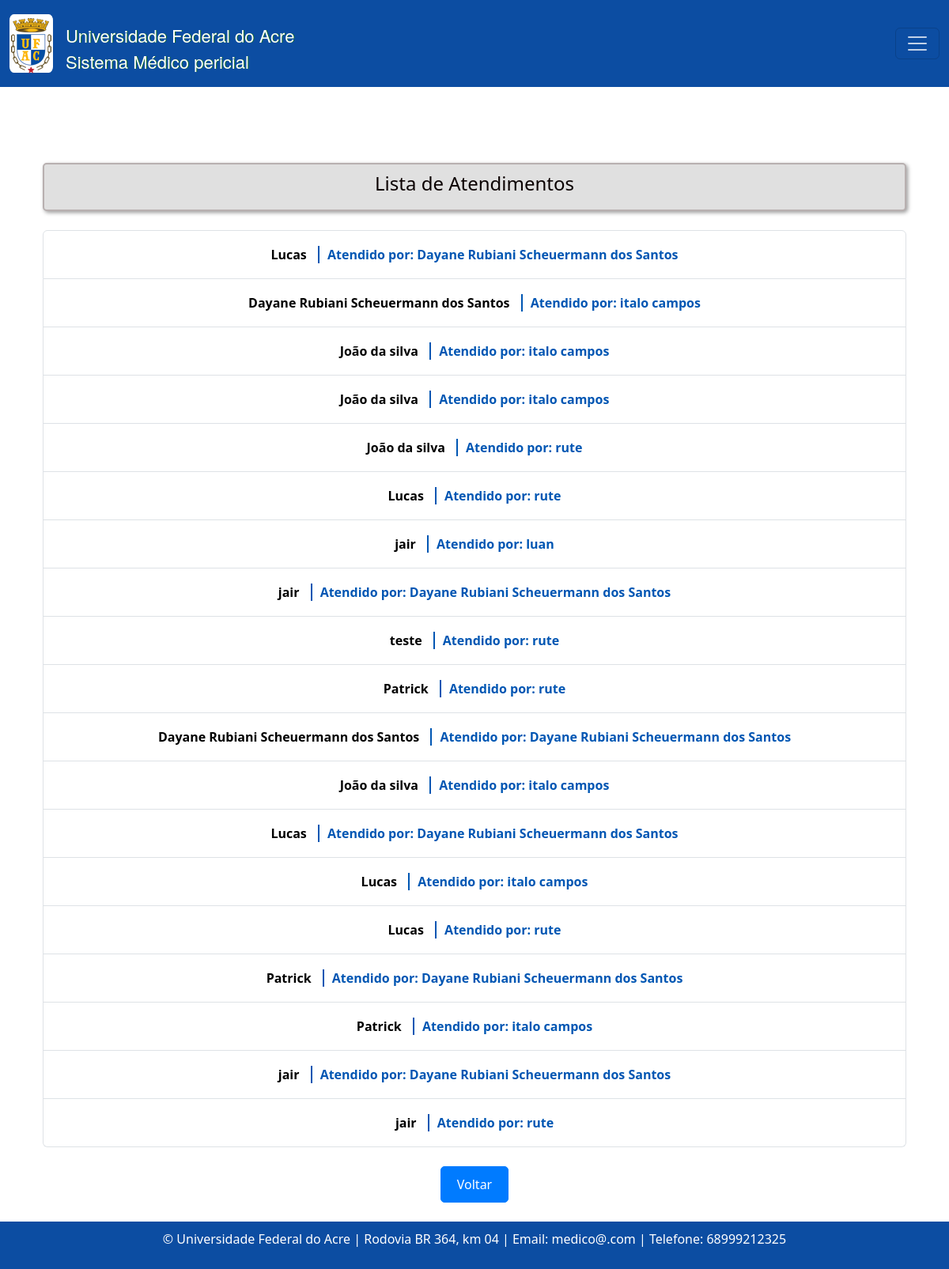
/atendimentos/, run on an earlier commit of the app's database.
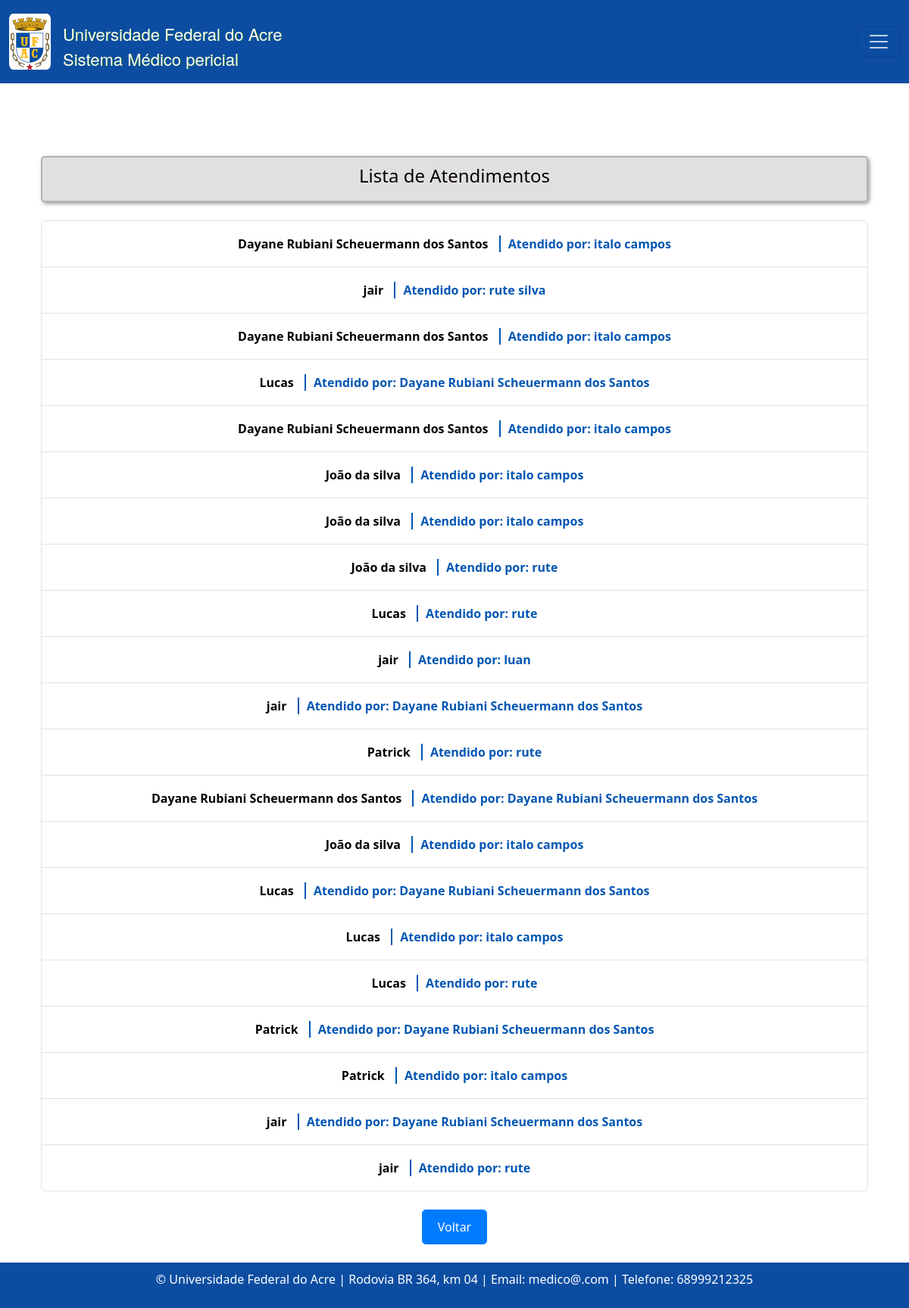
And on a later commit of the database.
### consulta/models.py (models this page shows, shortened)
class Atendimento(models.Model):
    agendamento = models.OneToOneField('Agendamento', on_delete=models.CASCADE)
    anamnese = models.TextField()
    exame_fisico = models.TextField()
    exames_complementares = models.TextField()
    pdf_exames = models.FileField(upload_to='exames_pdfs/', null=True, blank=True)
    diagnostico = models.TextField()
    conduta = models.TextField()
    @property
    def profissional_saude(self):
        return self.agendamento.profissional_saude
    class Meta:
        ordering = ['agendamento', ]

class Agendamento(models.Model):
    TURNO_CHOICES = [
        ('manha', 'Manhã'),
        ('tarde', 'Tarde'),
    ]
    status_atendimento = models.CharField(max_length=20, choices=[
        ('confirmado', 'Confirmado'),
        ('ausente', 'Ausente'),
        ('pendente', 'Pendente'),
    ], default='pendente')
    paciente = models.ForeignKey(Paciente, on_delete=models.CASCADE)
    profissional_saude = models.ForeignKey(Profissionaldasaude, on_delete=models.CASCADE)
    data_agendamento = models.DateTimeField(u'Data Agendamento', blank=False, null=False)
    turno = models.CharField(max_length=10, choices=TURNO_CHOICES)
    prioridade_atendimento = models.BooleanField(default=False)
    justificativa_cancelamento = models.TextField(blank=True, null=True)
    class Meta:
        ordering = ['-data_agendamento', 'paciente__nome']
        verbose_name = 'Agendamento'
        verbose_name_plural = 'Agendamentos'

class Paciente(models.Model):
    nome = models.CharField(max_length=100)
    data_nascimento = models.DateField()
    email = models.EmailField()
    rg = models.CharField(max_length=20)
    cpf = models.CharField(max_length=14, validators=[validate_cpf])
    sexo = models.CharField(max_length=1, choices=[('M', 'Masculino'), ('F', 'Feminino')])
    matricula = models.CharField(max_length=20)
    TIPO_PACIENTE_CHOICES = [
        ('Aluno', 'Aluno'),
        ('Servidor', 'Servidor'),
        ('Outro', 'Outro'),
    ]
    tipo_paciente = models.CharField(max_length=20, choices=TIPO_PACIENTE_CHOICES)
    cargo_funcao = models.CharField(max_length=50, default='', blank=True, null=True,)
    cep = models.CharField(max_length=9)
    cidade = models.CharField(max_length=50)
    bairro = models.CharField(max_length=50, default='')
    uf = models.CharField(max_length=2)
    numero = models.CharField(max_length=10)
    ddd_telefone = models.CharField(max_length=3)
    complemento = models.CharField(max_length=100, blank=True, null=True, default='')  # Adicionando o valor padrão aqui

class Profissionaldasaude(models.Model):
    usuario = models.ForeignKey(User, models.SET_NULL, blank=True, null=True,)
    nome = models.CharField('Nome Completo', max_length=100)
    data_nascimento = models.DateField(u'Data de Nascimento',)
    email = models.EmailField()
    rg = models.CharField(max_length=20)
    cpf = models.CharField(max_length=14, validators=[validate_cpf])
    sexo = models.CharField(max_length=1, choices=[('M', 'Masculino'), ('F', 'Feminino')]) #O parâmetro choices em um campo CharField ou IntegerField é usado para fornecer uma lista de escolhas para esse campo
    identificacao_unica = models.CharField(max_length=50, default='')
    cep = models.CharField(max_length=9)
    cidade = models.CharField(max_length=50)
    bairro = models.CharField(max_length=50, default='')
    uf = models.CharField('UF', max_length=2, choices=UF_CHOICE, default='AC')
    numero = models.CharField(max_length=10)
    ddd_telefone = models.CharField('Telefone Celular', max_length=14, help_text='Com DDD.')
    complemento = models.CharField(max_length=100, blank=True, null=True, default='') # blank=True, null=True é pra dizer que não é obrigatorio
    area = models.CharField(max_length=50, default='')
    unidade_siass = models.CharField(max_length=50, default='')
    formacao = models.CharField(max_length=20)
    conselho = models.CharField(max_length=20)
    registro = models.CharField(max_length=20)
    class Meta:
        ordering = ['nome', ]
        verbose_name = 'Profissonal de saúde'
        verbose_name_plural = 'Profissonais de saúde'

### consulta/views.py (the view)
# urls.py: path('atendimentos/', lista_atendimentos, name='listaAtendimentos'),
def lista_atendimentos(request):
    atendimentos = Atendimento.objects.all()
    return render(request, 'consultas/lista_atendimentos.html', {'atendimentos': atendimentos})

### templates/consultas/lista_atendimentos.html (shortened to what this page needs)
{% extends "base.html" %}
{% load static %}
{% block content %}
  <div class="container mt-5">
    <div class="text-center mb-4 custom-title">
      <h4>Lista de Atendimentos</h4>
    </div>
    <ul class="list-group custom-list">
      {% for atendimento in atendimentos %}
        <li class="list-group-item">
          <a href="{% url 'visualizarAtendimento' atendimento.id %}" class="atendimento-link">
            {{ atendimento.agendamento.paciente.nome }}
            {% if atendimento.profissional_saude %}
              <span class="profissional-text">Atendido por: {{ atendimento.profissional_saude.nome }}</span>
            {% endif %}
          </a>
        </li>
      {% endfor %}
    </ul>
    <div class="text-center mt-4">
      <a href="{% url 'home' %}" class="btn btn-primary">Voltar</a>
    </div>
  </div>
{% endblock %}

What changed in the data, as far as the page shows it:
removed Atendimento: agendamento.paciente.nome "teste", profissional_saude.nome "rute"
added Atendimento: agendamento.paciente.nome "Dayane Rubiani Scheuermann dos Santos", profissional_saude.nome "italo campos"
added Atendimento: agendamento.paciente.nome "jair", profissional_saude.nome "rute silva"
added Atendimento: agendamento.paciente.nome "Dayane Rubiani Scheuermann dos Santos", profissional_saude.nome "italo campos"
